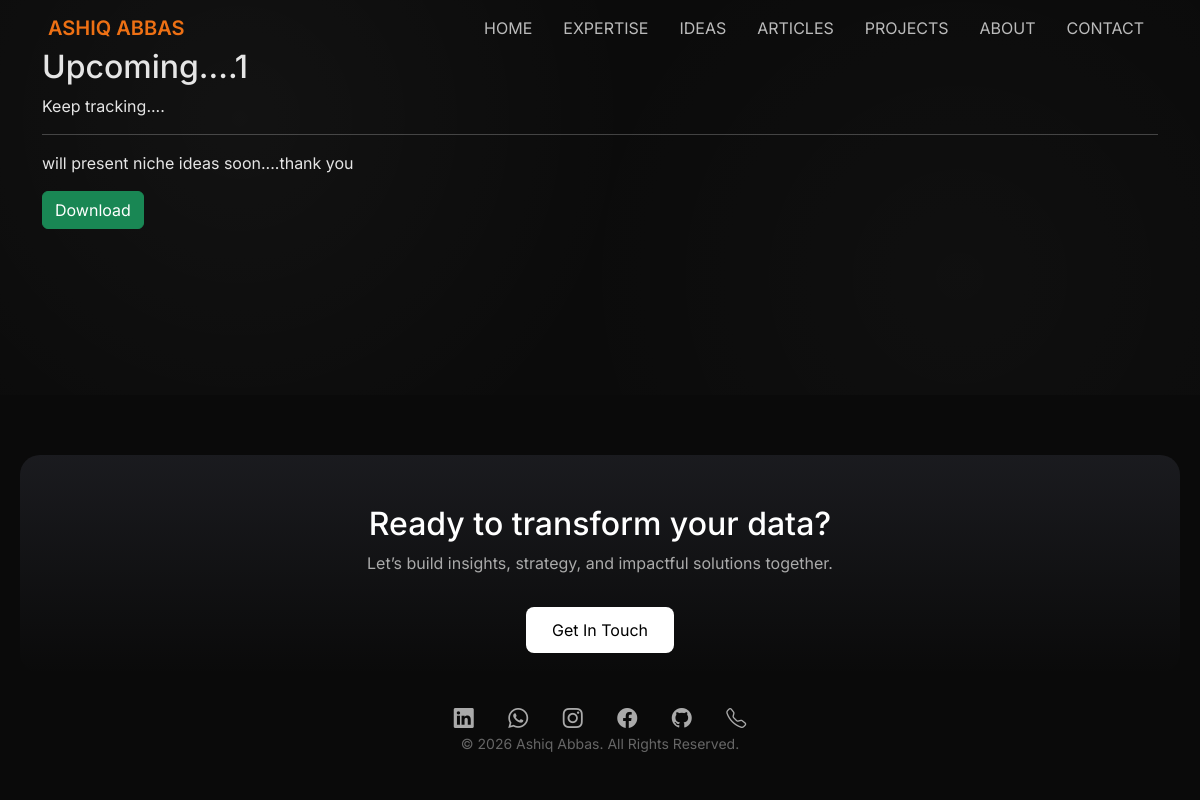
Page /idea/2/ on the committed database.
### home/models.py (models this page shows, shortened)
class Idea(models.Model):
    title = models.CharField(max_length=200)
    sector = models.CharField(max_length=100)
    description = models.TextField()
    image = CloudinaryField('image')
    document = CloudinaryField(resource_type='raw', blank=True, null=True)
    price = models.DecimalField(max_digits=6, decimal_places=2, default=0.00)
    is_paid = models.BooleanField(default=True)
    created_at = models.DateTimeField(auto_now_add=True)

### home/views.py (the view)
# urls.py: path('idea/<int:id>/', views.idea_detail, name='idea_detail'),
def idea_detail(request, id):
    idea = Idea.objects.get(id=id)
    return render(request, 'idea_detail.html', {'idea': idea})

### templates/idea_detail.html
{% extends 'base.html' %}
{% block content %}
<div class="container py-5">
    <h2>{{ idea.title }}</h2>
    <p>{{ idea.sector }}</p>
    <hr>
    <p>{{ idea.description }}</p>
    {% if idea.is_paid %}
        <button class="btn btn-warning">Unlock ₹{{ idea.price }}</button>
    {% else %}
        <a href="{{ idea.document.url }}" class="btn btn-success">Download</a>
    {% endif %}
</div>
{% endblock %}

### templates/base.html (style rules this page uses)
body { background-color: #0a0a0a; color: #e5e5e5; font-family: 'Inter', sans-serif; display: flex; flex-direction: column; min-height: 100vh; }
body { overflow-x: hidden; }

### rows in the picture
Idea: title "Upcoming....1", sector "Keep tracking....", description "will present niche ideas soon....thank you"
